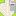

Below is a game level as drawn by its tile map, then a one-line description and the .tmx file that defines it, in full:
An orthogonal 1x1 tile map with 16x16 px tiles, 1 tile layer (Tile Layer 1).

<map version="1.5" tiledversion="1.7.2" orientation="orthogonal" renderorder="right-down" width="1" height="1" tilewidth="16" tileheight="16" infinite="0" nextlayerid="2" nextobjectid="1">
 <tileset firstgid="1" name="aw2.png" tilewidth="16" tileheight="16" tilecount="512" columns="32">
  <image source="aw2.png" trans="ffffff" width="512" height="256" />
 </tileset>
 <layer id="1" name="Tile Layer 1" width="1" height="1">
  <data>
   <tile gid="452" />
  </data>
 </layer>
</map>
